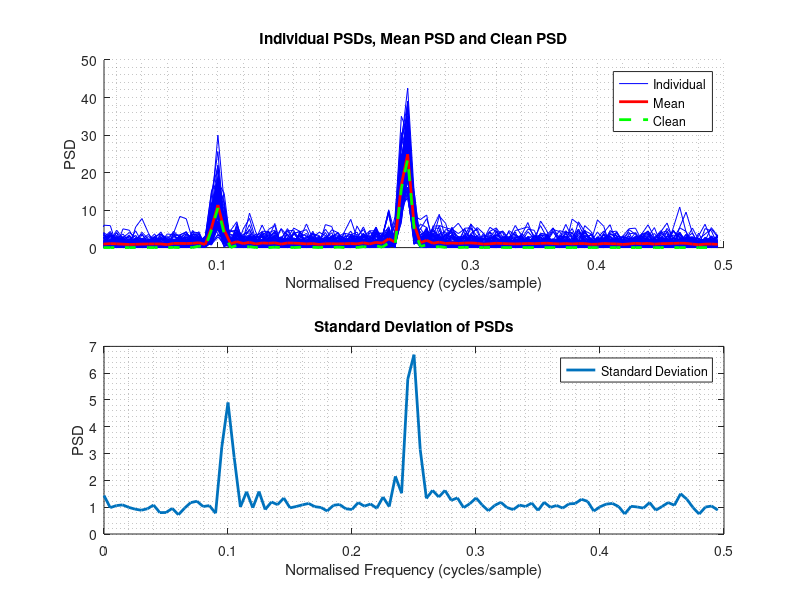

The MATLAB source for this figure:
%% --- 1. CLASSICAL AND MODERN SPECTRUM ESTIMATION --- %%

%% 
close all;
clear all;
clc;

%% Initialization

fs = 1;
num_samples = 100;
time_vector = (0:num_samples-1);
freq_vector = time_vector ./ (2 * num_samples) .*fs;
sig = 1 * sin(2 * pi * 0.25 * time_vector) + 0.65 * sin(2 * pi * 0.9 * time_vector);
num_procs = 100;
autocorrelations = cell(num_procs, 1);
psd = cell(num_procs, 1);

%% PSD Calculation

for i = 1:num_procs
    noisy_sig = sig + randn(size(sig));
    autocorrelations{i} = xcorr(noisy_sig, 'biased');

    psd{i} = real(fftshift(fft(ifftshift(autocorrelations{i}))));
    psd{i} = psd{i}(num_samples:(2*num_samples)-1);
end
autocorrelation_clean = xcorr(sig,'biased');
psd_clean = real(fftshift(fft(ifftshift(autocorrelation_clean))));
psd_clean = psd_clean(num_samples:(2*num_samples)-1);
psd_mean = mean(cell2mat(psd));
psd_std = std(cell2mat(psd));

%% Plot graphs

figure;
subplot(2,1,1);
hold on;
for i = 1:num_procs
    indiv_psd = plot(freq_vector,psd{i},'b');
end

mean_psd = plot(freq_vector, psd_mean, 'r', 'LineWidth', 2);
clean_psd = plot(freq_vector, psd_clean,'--g', 'LineWidth', 2);
xlim([0.01,0.5]);
grid minor;
legend([indiv_psd, mean_psd, clean_psd], {'Individual', 'Mean', 'Clean'});
title('Individual PSDs, Mean PSD and Clean PSD');
xlabel('Normalised Frequency (cycles/sample)');
ylabel('PSD');
hold off

subplot(2, 1, 2);
plot(freq_vector, psd_std,'LineWidth', 2);
grid minor;
legend('Standard Deviation');
title('Standard Deviation of PSDs');
xlabel('Normalised Frequency (cycles/sample)');
ylabel('PSD');
